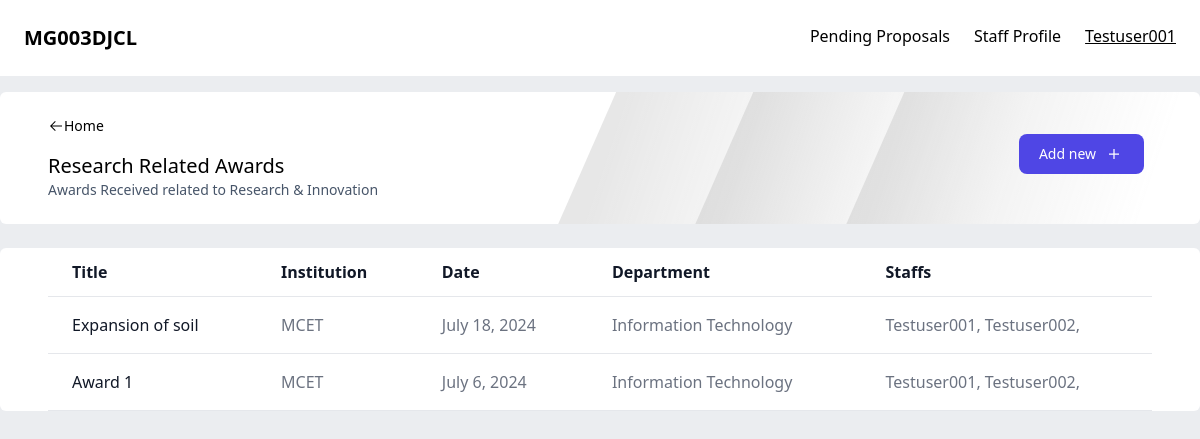
The app's page /awards/ (signed in) with its own data.
### authentication/models.py (models this page shows)
class staff(AbstractUser):
    dept = models.ForeignKey(department, on_delete=models.CASCADE)
    designation = models.CharField(max_length=20)
    phone = models.CharField(max_length=20)
    designation = models.CharField(max_length=20)
    def __str__(self):
        return self.username

class department(models.Model):
    name = models.CharField(max_length=50)
    hod = models.OneToOneField('staff', on_delete=models.SET_NULL, null=True, blank=True, related_name='hod')
    def __str__(self):
        return self.name

### central/models.py (models this page shows, shortened)
class awards(models.Model):
     modeltypes = (
        ['Attending', 'Attending'],
        ['Award', 'Award']
    )
     institutiontypes = [
         ('from our Institution','from our Institution'),
         ('from top NIRF- ranked government and government-aided academic institutions, NPTEL Star performers/Topper certificate','from top NIRF- ranked government and government-aided academic institutions, NPTEL Star performers/Topper certificate'),
         ('from academic institutions in abroad/ Industry /Scientific bodies', 'from academic institutions in abroad/ Industry /Scientific bodies'),
         ('from Government Agencies-State/ National Awards', 'from Government Agencies-State/ National Awards')
     ]
     title = models.CharField(max_length=100)
     institution = models.CharField(max_length=100)
     institutiontype = models.CharField(max_length=150, choices=institutiontypes)
     date = models.DateField()
     department = models.ForeignKey(department, on_delete=models.SET_NULL, null=True)
     staffs = models.ManyToManyField(staff)
     class Meta:
         verbose_name = 'Award'
         verbose_name_plural = 'Awards'

### central/views.py (the view)
# urls.py: path('awards/', ctv.awards),
@login_required(login_url='/signin')
def awards(request):
    obj = _awards.objects.filter(staffs=request.user)
    return render(request, 'central/awards.html',{'objects':obj})

### central/templates/central/awards.html (shortened to what this page needs)
{% extends 'central/publication.html' %}
{% block header %}
    <p class="text-xl font-medium mt-4">Research Related Awards</p>
    <p class="text-sm text-slate-600">Awards Received related to Research & Innovation</p>
{% endblock %}
{% block addurl %}
     /awardapplication
{% endblock %}
{% block content %}
<table class=" text-left min-h-full text-gray-500 bg-white dark:text-gray-400 rounded-md overflow-x-auto w-full">
    <thead class="border-b text-gray-900 dark:text-gray-400">
        <tr>
            <th scope="col" class="px-6 py-3">
                Title
            </th>
            <th scope="col" class="px-6 py-3">
                Institution
            </th>
            <th scope="col" class="px-6 py-3">
                Date
            </th>
            <th scope="col" class="px-6 py-3">
                Department
            </th>
            <th scope="col" class="px-6 py-3">
                Staffs
            </th>
        </tr>
    </thead>
    <tbody>
        {% for object in objects %}
        <tr class="border-b">
            <td scope="row" class="hover:underline px-6 py-4 font-medium text-gray-900 whitespace-nowrap">
                <a href="">
                {{object.title}}
                </a>
            </td>
            <td scope="row" class="px-6 py-4">
                <a href="">
                {{object.institution}}
                </a>
            </td>
            <td class="px-6 py-4">
                {{object.date}}
            </td>
            <td class="px-6 py-4">
                {{object.department}}
            </td>
            <td class="px-6 py-4">
                {% for staff in object.staffs.all %}
                    {{staff}},
                {% endfor %}
            </td>
        </tr>
        {% endfor %}
    </tbody>
    </table>
{% endblock %}

### central/templates/central/nav.html (shortened to what this page needs)
<nav class="flex justify-between p-6 bg-white">
    <div>
         <p class="text-xl font-bold">MG003DJCL</p>
    </div>
    <div class="gap-6 hidden lg:flex">
         <a href="#">Pending Proposals</a>
         <a href="#">Staff Profile</a>
         <p class="font-medium underline">{{request.user}}</p>
    </div>
 </nav>

### records on screen
staff: user "Testuser001", username "Testuser001"
awards: title "Expansion of soil", institution "MCET", date "July 18, 2024", department "Information Technology"
staff: username "Testuser002"
awards: title "Award 1", institution "MCET", date "July 6, 2024", department "Information Technology"
